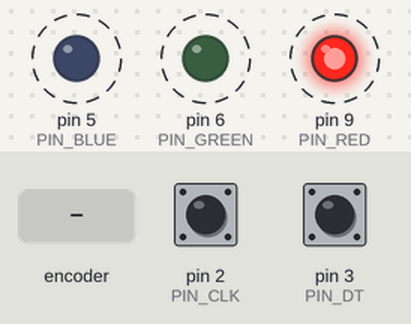
The sketch below on a simulated Arduino Uno, built with avr-gcc and run on an emulated ATmega328P. Shown: output pins drawn as LEDs (lit = HIGH). Dashed ring = blinking. Inputs (shaded band) come from the test bench; at power-on: pin 2 (PIN_CLK) HIGH, pin 3 (PIN_DT) HIGH. What the sketch prints to the serial monitor is not drawn.

Above: at 1.25 s.
1.3 s: rotary encoder on pin 2 (PIN_CLK) / pin 3 (PIN_DT) turned 1 step (first pin leading)
Timing chart, 0 to 10.3 s (numbered marks = the images above; inputs shaded):
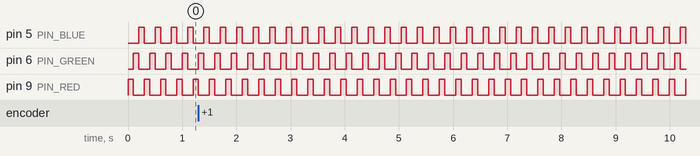

The sketch:

_blahu_program_ktery_nezvladl_napsat_v_pisemce_pred_vanocemi.ino
```cpp
/*
   Program detekuje otaceni enkoderu bez pouziti preruseni a nastavuje intenzitu LED.
*/

// definice zastupnych symbolu

#define PIN_CLK     2
#define PIN_DT      3
#define PIN_BTN     4
#define PIN_BLUE    5
#define PIN_GREEN   6
#define PIN_RED     9

byte predchoziCLK;
unsigned long predchoziUS;
unsigned long predchoziMS;
byte cislo = 0;
byte stav = false;

void setup() {

  // nastaveni digitalnich vstupu

  pinMode(PIN_CLK, INPUT);  // A
  pinMode(PIN_DT, INPUT);   // B

  // nastaveni analogoveho vystupu

  pinMode(PIN_BLUE, OUTPUT);
  pinMode(PIN_RED, OUTPUT);
  pinMode(PIN_GREEN, OUTPUT);

  // inicializace seriove linky

  Serial.begin(9600);

  // nacteni vychozi hodnoty CLK

  predchoziCLK = digitalRead(PIN_CLK);
  cislo = 100;
}

void loop() {
  unsigned long aktualniUS = micros();
  unsigned long aktualniMS = millis();

  if (aktualniUS - predchoziUS >= 1000) {

    // nacteni aktualni hodnoty CLK

    byte aktualniCLK = digitalRead(PIN_CLK);

    // detekce nabezne hrany CLK

    if (aktualniCLK != predchoziCLK && aktualniCLK == true) {

      // detekce stavu DT

      if (digitalRead(PIN_DT) != aktualniCLK) {
        if (cislo < 1000) cislo++;
      } else {
        if (cislo > 100) cislo--;
      }

      // vypsani aktualniho cisla

      Serial.println(cislo);
    }

    // aktualizace predchoziho stavu CLK

    predchoziCLK = aktualniCLK;

    predchoziUS = aktualniUS;

  }

  if (aktualniMS - predchoziMS >= cislo) {

    if (stav < 2) stav++;
    else stav = 0;

    predchoziMS = aktualniMS;
  }

  switch (stav) {
    case 0:
      digitalWrite(PIN_RED, HIGH);
      digitalWrite(PIN_GREEN, LOW);
      digitalWrite(PIN_BLUE, LOW);
      break;
    case 1:
      digitalWrite(PIN_RED, LOW);
      digitalWrite(PIN_GREEN, HIGH);
      digitalWrite(PIN_BLUE, LOW);
      break;
    case 2:
      digitalWrite(PIN_RED, LOW);
      digitalWrite(PIN_GREEN, LOW);
      digitalWrite(PIN_BLUE, HIGH);
      break;
  }

}

/*
   vice info napriklad zde: https://lastminuteengineers.com/rotary-encoder-arduino-tutorial/
*/
```

Measured:
- by itself, pin 5 (PIN_BLUE), pin 6 (PIN_GREEN), pin 9 (PIN_RED): alternates HIGH for 0.10 s and LOW for 0.20 s
